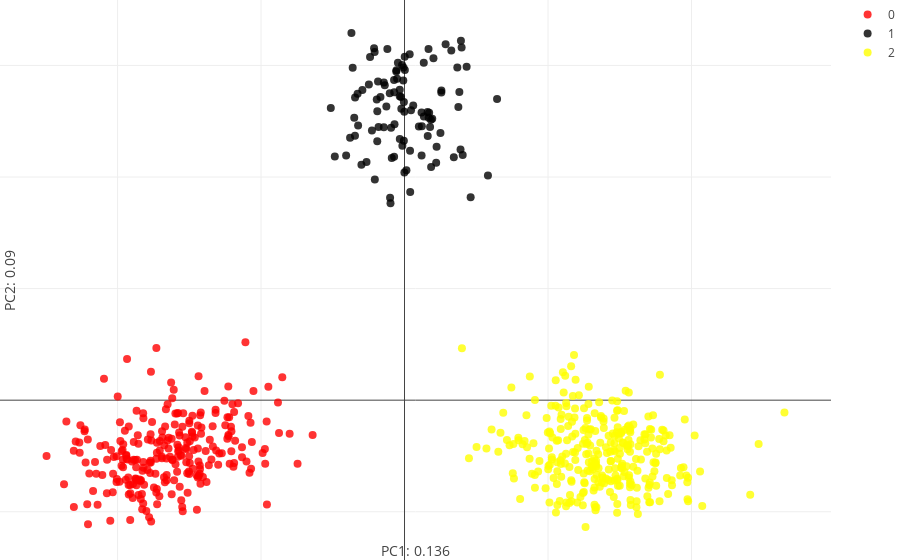

Write notebook code for a chart like this one.
### Code cell
## lets visualize the result now:
colors_pres= ['red','black','yellow']

fig_data= [go.Scatter(
        x= features[[x for x in range(sum(Sizes)) if labels[x] == i],0],
        y= features[[x for x in range(sum(Sizes)) if labels[x] == i],1],
        mode= "markers",
        marker= {
        'color': colors_pres[i],
        'line': {'width': 0},
        'size': 8,
        'symbol': 'circle',
      "opacity": .8
      },
      name= str(i)
    ) for i in range(N_pops)]


layout = go.Layout(
    margin=dict(
        l=0,
        r=0,
        b=0,
        t=0
    ),
    yaxis=dict(
        title='PC2: {}'.format(round(var_comps[1],3))),
    xaxis=dict(
    title= 'PC1: {}'.format(round(var_comps[0],3)))
)

fig = go.Figure(data=fig_data, layout=layout)
iplot(fig)

### Figure 1 — Plotly figure (JSON) as saved in the notebook; plotly's stock layout.template omitted (floating-point values rounded to 4 significant figures; data arrays with more than 128 entries replaced by an {"elided": "..."} marker saying what was removed)
{"data": [{"marker": {"color": "red", "line": {"width": 0}, "opacity": 0.8, "size": 8, "symbol": "circle"}, "mode": "markers", "name": "0", "type": "scatter", "uid": "d97aece6-7564-4890-b908-bac3c41b415b", "x": {"elided": "250 float values"}, "y": {"elided": "250 float values"}}, {"marker": {"color": "black", "line": {"width": 0}, "opacity": 0.8, "size": 8, "symbol": "circle"}, "mode": "markers", "name": "1", "type": "scatter", "uid": "9e4789ad-2526-4819-8a94-de13c57b3d2b", "x": [0.645, -0.1376, -0.1442, 0.1717, 0.2016, 0.184, 0.2235, -0.05608, -0.2402, 0.04521, 0.3751, 0.2502, 0.2864, -0.181, 0.3904, 0.1779, -0.3004, 0.1607, 0.1617, 0.2205, 0.5814, 0.4329, -0.004789, -0.03344, -0.265, 0.4055, 0.119, -0.1901, 0.001338, -0.514, 0.3435, -0.008603, -0.4069, -0.2123, -0.1897, -0.0727, 0.0606, -0.02486, 0.1853, -0.09368, -0.227, 0.01311, -0.007308, 0.3821, -0.207, 0.1347, 0.3681, 0.03961, 0.1209, 0.1932, 0.4608, -0.2485, -0.09778, -0.07309, -0.103, -0.004492, -0.3614, 0.03851, 0.1188, -0.03351, -0.05172, -0.1679, -0.0009317, -0.001464, 0.2569, -0.3505, 0.3931, -0.06983, -0.01503, -0.1197, -0.2937, -0.486, -0.3447, -0.3701, -0.08885, -0.3236, -0.3454, -0.2083, -0.07149, -0.1007, 0.03587, 0.3259, -0.01716, -0.1267, 0.1682, -0.1848, 0.002252, -0.03295, 0.3978, -0.0223, 0.2564, -0.3794, -0.05766, 0.09999, -0.1935, 0.1673, 0.1342, -0.04608, -0.3272, -0.1441], "y": [2.7, 2.822, 2.445, 2.576, 3.065, 2.514, 2.271, 2.957, 3.076, 2.598, 2.628, 2.394, 3.19, 2.448, 2.247, 2.449, 2.109, 2.583, 2.368, 2.127, 2.013, 2.988, 2.326, 2.724, 2.136, 2.197, 2.192, 2.32, 3.079, 2.618, 2.177, 2.865, 2.194, 3.153, 2.589, 2.181, 2.64, 2.718, 2.09, 2.441, 2.418, 2.06, 2.982, 2.763, 1.978, 2.542, 2.982, 1.867, 2.455, 2.523, 1.818, 2.828, 1.765, 2.869, 2.75, 2.673, 2.98, 2.236, 2.577, 2.783, 2.881, 2.718, 2.04, 2.585, 2.775, 2.531, 3.222, 2.473, 2.281, 3.147, 2.78, 2.184, 2.712, 3.291, 2.172, 2.461, 2.37, 3.12, 2.76, 1.815, 3.1, 3.134, 3.004, 2.633, 2.531, 2.857, 2.959, 2.342, 3.16, 2.613, 2.757, 2.351, 2.946, 2.452, 2.694, 3.147, 3.024, 3.025, 2.746, 2.848]}, {"marker": {"color": "yellow", "line": {"width": 0}, "opacity": 0.8, "size": 8, "symbol": "circle"}, "mode": "markers", "name": "2", "type": "scatter", "uid": "a4ca0cbc-c345-477c-9226-31f7537e5d4d", "x": {"elided": "300 float values"}, "y": {"elided": "300 float values"}}], "layout": {"margin": {"b": 0, "l": 0, "r": 0, "t": 0}, "xaxis": {"title": "PC1: 0.136"}, "yaxis": {"title": "PC2: 0.09"}}}
